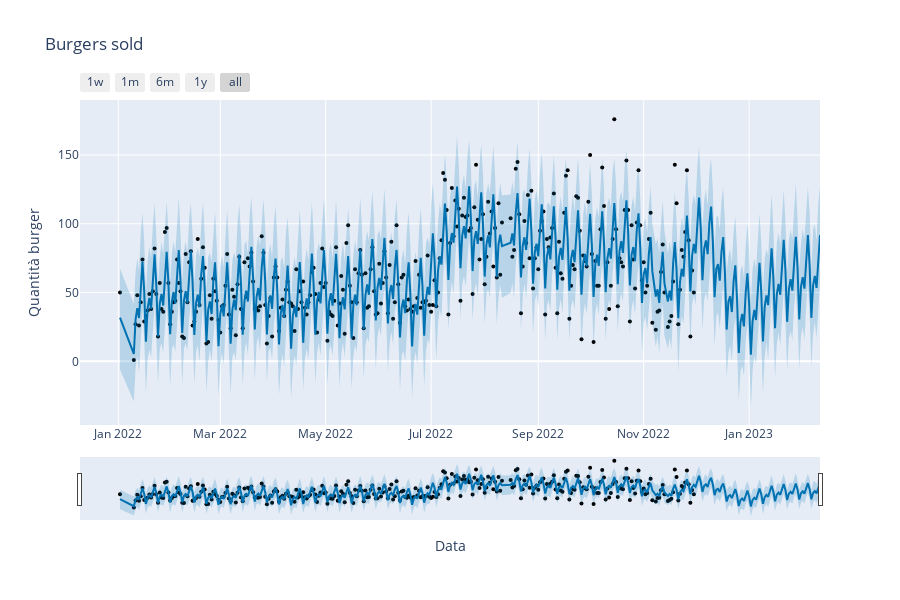

The notebook cell saved with this chart:
### Code cell
from prophet.plot import plot_plotly
from datetime import datetime

fig = plot_plotly(model, forecast)
fig.update_layout(
                  yaxis_title="Quantità burger",
                  xaxis_title="Data",
                  title="Burgers sold",
                  )

fig

### Figure 1 — Plotly figure (JSON) as saved in the notebook; plotly's stock layout.template omitted (floating-point values rounded to 4 significant figures; data arrays with more than 128 entries replaced by an {"elided": "..."} marker saying what was removed)
{"data": [{"marker": {"color": "black", "size": 4}, "mode": "markers", "name": "Actual", "type": "scatter", "x": {"elided": "320 str values"}, "y": {"elided": "320 int values"}}, {"hoverinfo": "skip", "line": {"width": 0}, "mode": "lines", "type": "scatter", "x": {"elided": "393 str values"}, "y": {"elided": "393 float values"}}, {"fill": "tonexty", "fillcolor": "rgba(0, 114, 178, 0.2)", "line": {"color": "#0072B2", "width": 2}, "mode": "lines", "name": "Predicted", "type": "scatter", "x": {"elided": "393 str values"}, "y": {"elided": "393 float values"}}, {"fill": "tonexty", "fillcolor": "rgba(0, 114, 178, 0.2)", "hoverinfo": "skip", "line": {"width": 0}, "mode": "lines", "type": "scatter", "x": {"elided": "393 str values"}, "y": {"elided": "393 float values"}}], "layout": {"height": 600, "showlegend": false, "title": {"text": "Burgers sold"}, "width": 900, "xaxis": {"rangeselector": {"buttons": [{"count": 7, "label": "1w", "step": "day", "stepmode": "backward"}, {"count": 1, "label": "1m", "step": "month", "stepmode": "backward"}, {"count": 6, "label": "6m", "step": "month", "stepmode": "backward"}, {"count": 1, "label": "1y", "step": "year", "stepmode": "backward"}, {"step": "all"}]}, "rangeslider": {"visible": true}, "title": {"text": "Data"}, "type": "date"}, "yaxis": {"title": {"text": "Quantità burger"}}}}
